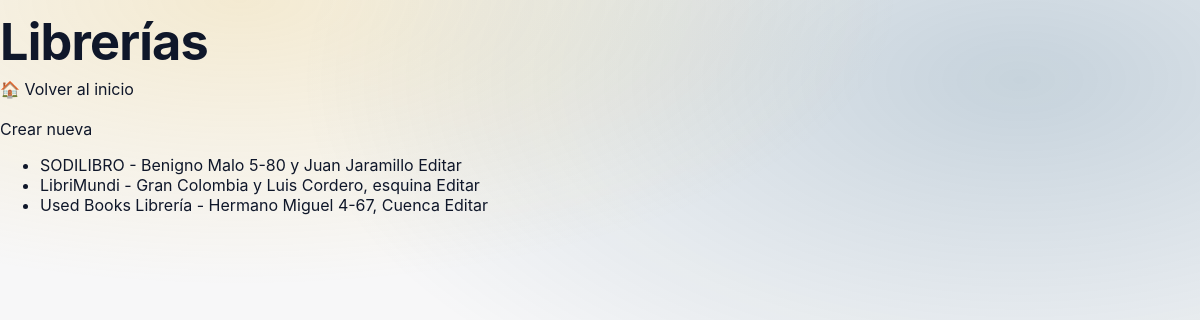
/librerias/, run on the app's committed database.
### Libreria/models.py (models this page shows, shortened)
class Libreria(models.Model):
    nombre_libreria = models.CharField(max_length=100,
                    unique=True,
                    null=False,
                    blank=False
                    )
    direccion_fisica = models.CharField(max_length=50)
    numero_estantes = models.IntegerField()

### Libreria/views.py (the view)
# urls.py: path('librerias/', listar_librerias, name='listar_librerias'),
def listar_librerias(request):
    librerias = Libreria.objects.all()
    return render(request, 'Libreria/listar_librerias.html', {
        'librerias': librerias
    })

### Libreria/templates/libreria/listar_librerias.html (shortened to what this page needs)
{% load static %}
<!DOCTYPE html>
<html>
<head>
    <link rel ="stylesheet" href="{% static 'libreria/css/estilos.css' %}">
</head>
<body>
<h1>Librerías</h1>
<a href="{% url 'home' %}">🏠 Volver al inicio</a>
<br><br>
<a href="{% url 'crear_libreria' %}">Crear nueva</a>
<ul>
{% for l in librerias %}
    <li>
        {{ l.nombre_libreria }} - {{ l.direccion_fisica }}
        <a href="{% url 'editar_libreria' l.id %}">Editar</a>
    </li>
{% empty %}
    <li>No hay librerías</li>
{% endfor %}
</ul>
</body>
</html>

### Libreria/static/libreria/css/estilos.css (style rules this page uses)
:root { --blue: #03426e; --yellow: #e6b224; --magenta: #9c154d; --gray-900: #2d362f; --gray-700: #676c70; --gray-500: #868689; --gray-100: #eeedee; --bg: #f7f7f8; --card: #ffffff; --text: #0f172a; --radius: 18px; --shadow: 0 14px 34px rgba(3, 66, 110, .14); --container: 1120px; }
* { box-sizing: border-box; }
html, body { height: 100%; }
body { margin: 0; font-family: Inter, system-ui, -apple-system, Segoe UI, Roboto, Arial, sans-serif; color: var(--text); background: radial-gradient(1200px 520px at 20% 0%, rgba(230,178,36,.18), transparent 55%), radial-gradient(1200px 640px at 85% 10%, rgba(3,66,110,.20), transparent 60%), var(--bg); }
a { color: inherit; text-decoration: none; }
h1 { margin: 16px 0 10px; font-size: clamp(30px, 4.2vw, 52px); line-height: 1.05; letter-spacing: -0.8px; }

### data on the page
Libreria: nombre_libreria "SODILIBRO", direccion_fisica "Benigno Malo 5-80 y Juan Jaramillo"
Libreria: nombre_libreria "LibriMundi", direccion_fisica "Gran Colombia y Luis Cordero, esquina"
Libreria: nombre_libreria "Used Books Librería", direccion_fisica "Hermano Miguel 4-67, Cuenca"
